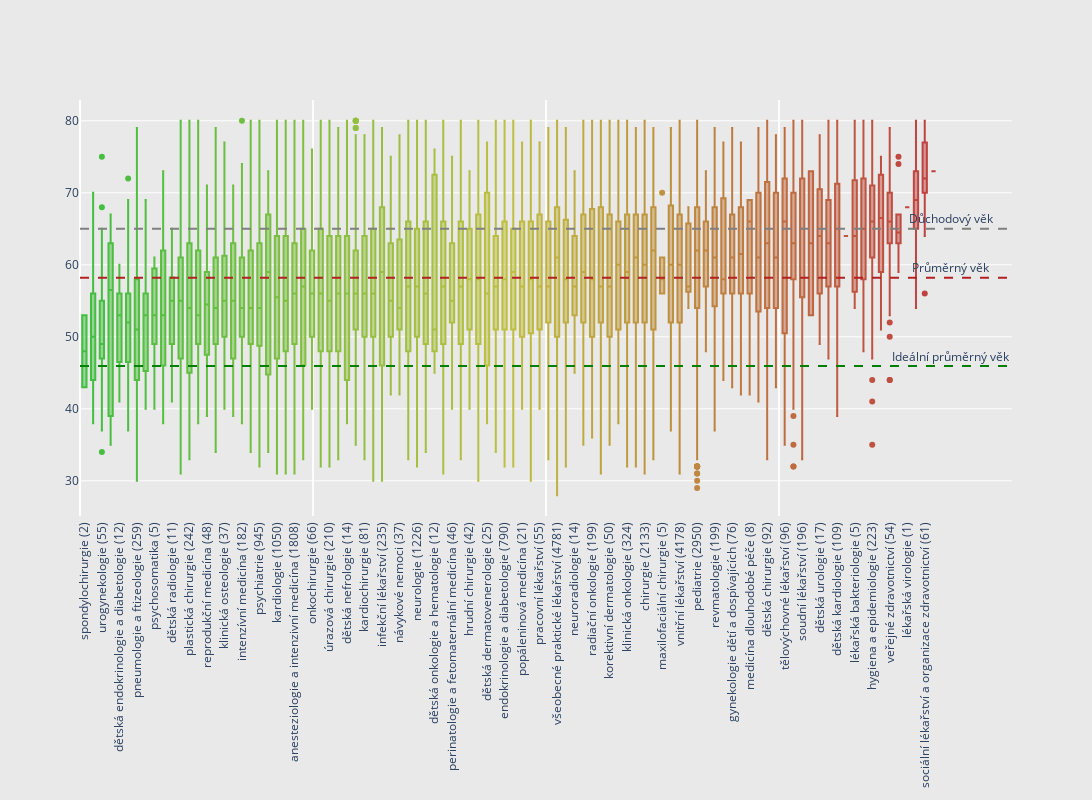

Notebook cell for this chart:
### Code cell
N = doctors_no_na.medical_specialty.nunique()     # Number of boxes

c = ['hsl('+str(h)+',50%'+',50%)' for h in np.linspace(120, 0, N)]


# Sort medical specialties by age
med_specialties = doctors_no_na.groupby('medical_specialty')['age_estimate'].mean()
med_specialties_sorted = med_specialties.sort_values().index

# Compute age mean
mean_age = doctors_no_na.age_estimate.mean()
optimal_mean_age = (65 + students[students.graduated == True].age_end.mean())/2

# Each box is represented by a dict that contains the data, the type, and the colour.
# Use list comprehension to describe N boxes, each with a different colour and with different randomly generated data:
fig = go.Figure(data=[go.Box(
    y=doctors_no_na[doctors_no_na.medical_specialty == ms].age_estimate.to_list(),
    marker_color=c[i],
    name=f'{ms} ({len(doctors_no_na[doctors_no_na.medical_specialty == ms])}) '
    ) for i, ms in enumerate(med_specialties_sorted)])

# format the layout
fig.update_layout(
    xaxis=dict(showgrid=False),
    yaxis=dict(zeroline=False, gridcolor='white'),
    paper_bgcolor='rgb(233,233,233)',
    plot_bgcolor='rgb(233,233,233)',
    autosize=False,
    width=2000,
    height=800,
    showlegend=False,
)
fig.update_xaxes(tickangle=-90)


# Real age mean
fig.layout.xaxis2 = go.layout.XAxis(overlaying='x', range=[0, 2], showticklabels=False)
fig.add_scatter(x = [0, 2], y = [mean_age, mean_age], mode='lines', xaxis='x2',
                            showlegend=False, line=dict(dash='dash', color = "firebrick", width = 2))
fig.add_annotation(x=N+1, y=mean_age,
            text="Průměrný věk",
            showarrow=False,
            yshift=10)

# Optimal age mean
fig.layout.xaxis3 = go.layout.XAxis(overlaying='x', range=[0, 2], showticklabels=False)
fig.add_scatter(x = [0, 2], y = [optimal_mean_age, optimal_mean_age], mode='lines', xaxis='x3',
                            showlegend=False, line=dict(dash='dash', color = "green", width = 2))
fig.add_annotation(x=N+1, y=optimal_mean_age,
            text="Ideální průměrný věk",
            showarrow=False,
            yshift=10)

fig.layout.xaxis4 = go.layout.XAxis(overlaying='x', range=[0, 2], showticklabels=False)
fig.add_scatter(x = [0, 2], y = [65, 65], mode='lines', xaxis='x4',
                            showlegend=False, line=dict(dash='dash', color = "gray", width = 2))
fig.add_annotation(x=N+1, y=65,
            text="Důchodový věk",
            showarrow=False,
            yshift=10)

fig.show()

fig.write_html(IMAGE_PATH+"medical_specialty.html")

### Figure 1 — Plotly figure (JSON) as saved in the notebook; plotly's stock layout.template omitted (floating-point values rounded to 4 significant figures; data arrays with more than 128 entries replaced by an {"elided": "..."} marker saying what was removed)
{"data": [{"marker": {"color": "hsl(120.0,50%,50%)"}, "name": "spondylochirurgie (2) ", "type": "box", "y": [53, 43]}, {"marker": {"color": "hsl(118.76288659793815,50%,50%)"}, "name": "dětská gastroenterologie a hepatologie (22) ", "type": "box", "y": [55, 55, 42, 44, 43, 49, 44, 54, 60, 51, 70, 38, 51, 41, 65, 56, 61, 49, 41, 45, 56, 49]}, {"marker": {"color": "hsl(117.52577319587628,50%,50%)"}, "name": "urogynekologie (55) ", "type": "box", "y": [49, 49, 63, 41, 75, 48, 48, 49, 49, 68, 55, 53, 53, 47, 37, 64, 55, 54, 54, 54, 44, 44, 48, 57, 57, 60, 60, 64, 62, 41, 51, 51, 46, 46, 55, 48, 48, 34, 49, 49, 49, 49, 44, 48, 43, 43, 56, 56, 47, 65, 39, 52, 47, 54, 49]}, {"marker": {"color": "hsl(116.28865979381443,50%,50%)"}, "name": "onkourologie (10) ", "type": "box", "y": [63, 63, 39, 39, 58, 58, 55, 39, 67, 35]}, {"marker": {"color": "hsl(115.05154639175258,50%,50%)"}, "name": "dětská endokrinologie a diabetologie (12) ", "type": "box", "y": [41, 41, 53, 53, 56, 47, 60, 60, 46, 56, 54, 53]}, {"marker": {"color": "hsl(113.81443298969072,50%,50%)"}, "name": "gerontopsychiatrie (44) ", "type": "box", "y": [52, 52, 52, 64, 42, 41, 53, 50, 61, 61, 42, 72, 43, 60, 46, 47, 47, 47, 46, 40, 40, 51, 62, 57, 63, 55, 49, 49, 42, 62, 55, 55, 58, 53, 46, 37, 52, 51, 69, 49, 53, 53, 48, 55]}, {"marker": {"color": "hsl(112.57731958762886,50%,50%)"}, "name": "pneumologie a ftizeologie (259) ", "type": "box", "y": {"elided": "259 int values"}}, {"marker": {"color": "hsl(111.34020618556701,50%,50%)"}, "name": "onkogynekologie (35) ", "type": "box", "y": [63, 61, 44, 49, 47, 56, 68, 68, 56, 56, 45, 41, 57, 53, 53, 40, 41, 55, 55, 56, 50, 51, 67, 47, 47, 64, 56, 69, 41, 41, 56, 45, 46, 48, 45]}, {"marker": {"color": "hsl(110.10309278350516,50%,50%)"}, "name": "psychosomatika (5) ", "type": "box", "y": [52, 59, 61, 53, 40]}, {"marker": {"color": "hsl(108.8659793814433,50%,50%)"}, "name": "klinická výživa a intenzivní metabolická péče (84) ", "type": "box", "y": [38, 38, 64, 63, 57, 66, 64, 64, 63, 63, 43, 56, 47, 47, 64, 64, 64, 41, 54, 61, 47, 47, 45, 45, 63, 49, 49, 48, 62, 52, 47, 55, 56, 45, 45, 45, 45, 42, 38, 45, 55, 51, 39, 49, 63, 46, 51, 55, 40, 46, 47, 73, 73, 51, 51, 72, 54, 46, 46, 54, 53, 57, 41, 45, 53, 60, 63, 47, 65, 62, 62, 46, 63, 51, 53, 53, 66, 58, 60, 57, 57, 57, 43, 49]}, {"marker": {"color": "hsl(107.62886597938144,50%,50%)"}, "name": "dětská radiologie (11) ", "type": "box", "y": [41, 55, 64, 56, 56, 65, 49, 49, 49, 49, 59]}, {"marker": {"color": "hsl(106.39175257731958,50%,50%)"}, "name": "rehabilitační a fyzikální medicína (550) ", "type": "box", "y": {"elided": "550 int values"}}, {"marker": {"color": "hsl(105.15463917525773,50%,50%)"}, "name": "plastická chirurgie (242) ", "type": "box", "y": {"elided": "242 int values"}}, {"marker": {"color": "hsl(103.91752577319588,50%,50%)"}, "name": "algeziologie (47) ", "type": "box", "y": [49, 49, 42, 42, 42, 80, 47, 53, 53, 53, 56, 56, 52, 39, 39, 62, 59, 49, 49, 50, 70, 53, 57, 67, 59, 62, 49, 40, 65, 41, 54, 52, 52, 71, 53, 53, 53, 52, 44, 38, 63, 66, 66, 66, 63, 59, 64]}, {"marker": {"color": "hsl(102.68041237113403,50%,50%)"}, "name": "reprodukční medicína (48) ", "type": "box", "y": [39, 47, 47, 54, 43, 43, 59, 59, 53, 50, 50, 50, 41, 62, 52, 58, 62, 62, 57, 57, 46, 54, 44, 44, 59, 57, 57, 48, 71, 61, 43, 43, 68, 68, 52, 59, 59, 59, 54, 57, 53, 43, 55, 60, 60, 68, 68, 54]}, {"marker": {"color": "hsl(101.44329896907216,50%,50%)"}, "name": "angiologie (156) ", "type": "box", "y": {"elided": "156 int values"}}, {"marker": {"color": "hsl(100.20618556701031,50%,50%)"}, "name": "klinická osteologie (37) ", "type": "box", "y": [40, 51, 77, 41, 61, 60, 53, 48, 55, 62, 56, 40, 52, 52, 52, 56, 57, 50, 50, 55, 55, 62, 62, 55, 47, 47, 64, 59, 59, 64, 64, 64, 64, 42, 51, 50, 52]}, {"marker": {"color": "hsl(98.96907216494846,50%,50%)"}, "name": "koloproktologie (17) ", "type": "box", "y": [47, 39, 46, 55, 63, 63, 47, 47, 69, 67, 44, 53, 71, 52, 56, 56, 59]}, {"marker": {"color": "hsl(97.73195876288659,50%,50%)"}, "name": "intenzívní medicína (182) ", "type": "box", "y": {"elided": "182 int values"}}, {"marker": {"color": "hsl(96.49484536082474,50%,50%)"}, "name": "paliativní medicína (154) ", "type": "box", "y": {"elided": "154 int values"}}, {"marker": {"color": "hsl(95.25773195876289,50%,50%)"}, "name": "psychiatrie (945) ", "type": "box", "y": {"elided": "945 int values"}}, {"marker": {"color": "hsl(94.02061855670104,50%,50%)"}, "name": "dětská pneumologie (7) ", "type": "box", "y": [59, 73, 43, 69, 34, 61, 50]}, {"marker": {"color": "hsl(92.78350515463917,50%,50%)"}, "name": "kardiologie (1050) ", "type": "box", "y": {"elided": "1050 int values"}}, {"marker": {"color": "hsl(91.54639175257732,50%,50%)"}, "name": "urologie (616) ", "type": "box", "y": {"elided": "616 int values"}}, {"marker": {"color": "hsl(90.30927835051546,50%,50%)"}, "name": "anesteziologie a intenzivní medicína (1808) ", "type": "box", "y": {"elided": "1808 int values"}}, {"marker": {"color": "hsl(89.0721649484536,50%,50%)"}, "name": "gastroenterologie (530) ", "type": "box", "y": {"elided": "530 int values"}}, {"marker": {"color": "hsl(87.83505154639175,50%,50%)"}, "name": "onkochirurgie (66) ", "type": "box", "y": [54, 52, 52, 68, 68, 73, 64, 64, 64, 47, 50, 46, 50, 42, 63, 63, 52, 46, 56, 65, 76, 62, 62, 62, 62, 52, 57, 68, 51, 51, 51, 61, 61, 57, 57, 48, 48, 64, 64, 67, 44, 44, 53, 66, 51, 46, 62, 44, 62, 59, 59, 53, 53, 50, 54, 56, 56, 54, 64, 49, 47, 59, 40, 40, 50, 59]}, {"marker": {"color": "hsl(86.5979381443299,50%,50%)"}, "name": "oftalmologie (1094) ", "type": "box", "y": {"elided": "1094 int values"}}, {"marker": {"color": "hsl(85.36082474226804,50%,50%)"}, "name": "úrazová chirurgie (210) ", "type": "box", "y": {"elided": "210 int values"}}, {"marker": {"color": "hsl(84.12371134020619,50%,50%)"}, "name": "neurochirurgie (124) ", "type": "box", "y": [51, 52, 64, 64, 59, 64, 76, 48, 54, 47, 47, 63, 48, 69, 42, 68, 55, 50, 51, 52, 53, 65, 51, 67, 59, 48, 60, 40, 68, 63, 69, 76, 52, 59, 48, 41, 57, 56, 56, 73, 52, 68, 61, 54, 54, 57, 44, 54, 54, 43, 48, 48, 68, 48, 59, 66, 75, 63, 64, 58, 41, 44, 39, 47, 48, 40, 40, 75, 55, 48, 46, 56, 43, 38, 52, 61, 61, 66, 52, 44, 68, 77, 64, 64, 52, 43, 58, 58, 51, 57, 59, 60, 63, 53, 48, 79, 53, 59, 59, 59, 59, 59, 59, 54, 54, 66, 69, 72, 69, 57, 64, 39, 57, 57, 71, 76, 53, 33, 39, 50, 44, 51, 51, 67]}, {"marker": {"color": "hsl(82.88659793814432,50%,50%)"}, "name": "dětská nefrologie (14) ", "type": "box", "y": [38, 64, 59, 62, 73, 46, 53, 80, 44, 50, 44, 60, 78, 40]}, {"marker": {"color": "hsl(81.64948453608247,50%,50%)"}, "name": "urgentní medicína (1111) ", "type": "box", "y": {"elided": "1111 int values"}}, {"marker": {"color": "hsl(80.41237113402062,50%,50%)"}, "name": "kardiochirurgie (81) ", "type": "box", "y": [63, 33, 56, 67, 67, 67, 36, 45, 75, 75, 46, 47, 64, 73, 53, 50, 51, 54, 49, 55, 60, 60, 60, 61, 42, 64, 63, 61, 47, 58, 71, 50, 73, 57, 65, 51, 45, 55, 52, 53, 48, 58, 36, 35, 45, 65, 67, 60, 70, 55, 47, 62, 76, 66, 52, 50, 61, 54, 45, 78, 46, 50, 50, 63, 63, 66, 54, 66, 38, 55, 57, 75, 43, 64, 52, 49, 55, 58, 58, 55, 75]}, {"marker": {"color": "hsl(79.17525773195877,50%,50%)"}, "name": "radiologie a zobrazovací metody (986) ", "type": "box", "y": {"elided": "986 int values"}}, {"marker": {"color": "hsl(77.93814432989691,50%,50%)"}, "name": "infekční lékařství (235) ", "type": "box", "y": {"elided": "235 int values"}}, {"marker": {"color": "hsl(76.70103092783505,50%,50%)"}, "name": "intervenční radiologie (49) ", "type": "box", "y": [49, 53, 53, 54, 50, 56, 44, 68, 68, 60, 45, 62, 62, 62, 55, 72, 68, 57, 55, 55, 50, 50, 54, 49, 47, 49, 65, 64, 54, 54, 50, 70, 75, 47, 47, 47, 55, 69, 71, 63, 61, 63, 60, 60, 54, 72, 57, 42, 46]}, {"marker": {"color": "hsl(75.4639175257732,50%,50%)"}, "name": "návykové nemoci (37) ", "type": "box", "y": [68, 42, 69, 46, 58, 58, 48, 48, 51, 51, 58, 58, 54, 54, 77, 78, 58, 42, 42, 50, 73, 66, 51, 43, 63, 53, 53, 53, 53, 59, 57, 77, 54, 65, 62, 66, 52]}, {"marker": {"color": "hsl(74.22680412371133,50%,50%)"}, "name": "ortopedie a traumatologie pohybového ústrojí (1119) ", "type": "box", "y": {"elided": "1119 int values"}}, {"marker": {"color": "hsl(72.98969072164948,50%,50%)"}, "name": "neurologie (1226) ", "type": "box", "y": {"elided": "1226 int values"}}, {"marker": {"color": "hsl(71.75257731958763,50%,50%)"}, "name": "cévní chirurgie (194) ", "type": "box", "y": {"elided": "194 int values"}}, {"marker": {"color": "hsl(70.51546391752578,50%,50%)"}, "name": "dětská onkologie a hematologie (12) ", "type": "box", "y": [76, 46, 45, 45, 56, 51, 51, 72, 50, 50, 73, 73]}, {"marker": {"color": "hsl(69.27835051546391,50%,50%)"}, "name": "dermatovenerologie (697) ", "type": "box", "y": {"elided": "697 int values"}}, {"marker": {"color": "hsl(68.04123711340206,50%,50%)"}, "name": "perinatologie a fetomaternální medicína (46) ", "type": "box", "y": [63, 63, 52, 75, 74, 74, 74, 74, 74, 55, 55, 56, 56, 64, 59, 51, 51, 51, 62, 53, 52, 41, 46, 67, 59, 52, 52, 56, 56, 59, 49, 49, 53, 40, 69, 66, 59, 52, 40, 55, 55, 50, 71, 53, 53, 53]}, {"marker": {"color": "hsl(66.8041237113402,50%,50%)"}, "name": "patologie (269) ", "type": "box", "y": {"elided": "269 int values"}}, {"marker": {"color": "hsl(65.56701030927834,50%,50%)"}, "name": "hrudní chirurgie (42) ", "type": "box", "y": [73, 64, 64, 56, 70, 62, 47, 45, 52, 61, 52, 72, 44, 44, 68, 51, 51, 51, 51, 67, 72, 65, 41, 40, 48, 60, 63, 52, 66, 62, 60, 53, 72, 54, 71, 72, 57, 47, 59, 59, 46, 51]}, {"marker": {"color": "hsl(64.3298969072165,50%,50%)"}, "name": "gynekologie a porodnictví (2205) ", "type": "box", "y": {"elided": "2205 int values"}}, {"marker": {"color": "hsl(63.092783505154635,50%,50%)"}, "name": "dětská dermatovenerologie (25) ", "type": "box", "y": [56, 56, 66, 42, 72, 44, 38, 68, 51, 77, 70, 46, 41, 70, 51, 48, 47, 74, 69, 46, 66, 76, 49, 46, 72]}, {"marker": {"color": "hsl(61.855670103092784,50%,50%)"}, "name": "alergologie a klinická imunologie (358) ", "type": "box", "y": {"elided": "358 int values"}}, {"marker": {"color": "hsl(60.618556701030926,50%,50%)"}, "name": "endokrinologie a diabetologie (790) ", "type": "box", "y": {"elided": "790 int values"}}, {"marker": {"color": "hsl(59.38144329896907,50%,50%)"}, "name": "nefrologie (320) ", "type": "box", "y": {"elided": "320 int values"}}, {"marker": {"color": "hsl(58.144329896907216,50%,50%)"}, "name": "popáleninová medicína (21) ", "type": "box", "y": [53, 60, 65, 77, 57, 55, 69, 69, 65, 71, 71, 51, 51, 51, 64, 40, 42, 65, 46, 47, 47]}, {"marker": {"color": "hsl(56.90721649484536,50%,50%)"}, "name": "otorinolaryngologie a chirurgie hlavy a krku (812) ", "type": "box", "y": {"elided": "812 int values"}}, {"marker": {"color": "hsl(55.670103092783506,50%,50%)"}, "name": "pracovní lékařství (55) ", "type": "box", "y": [62, 62, 66, 72, 72, 52, 61, 43, 43, 77, 71, 51, 57, 61, 54, 58, 67, 53, 53, 49, 62, 70, 55, 66, 40, 52, 70, 55, 41, 72, 67, 49, 49, 64, 56, 56, 61, 51, 45, 45, 44, 44, 58, 71, 77, 61, 48, 56, 68, 73, 46, 54, 54, 69, 69]}, {"marker": {"color": "hsl(54.43298969072164,50%,50%)"}, "name": "lékařská mikrobiologie (213) ", "type": "box", "y": {"elided": "213 int values"}}, {"marker": {"color": "hsl(53.19587628865979,50%,50%)"}, "name": "všeobecné praktické lékařství (4781) ", "type": "box", "y": {"elided": "4781 int values"}}, {"marker": {"color": "hsl(51.95876288659794,50%,50%)"}, "name": "geriatrie (221) ", "type": "box", "y": {"elided": "221 int values"}}, {"marker": {"color": "hsl(50.72164948453607,50%,50%)"}, "name": "neuroradiologie (14) ", "type": "box", "y": [64, 53, 53, 57, 57, 57, 45, 65, 73, 56, 56, 71, 53, 60]}, {"marker": {"color": "hsl(49.48453608247422,50%,50%)"}, "name": "hematologie a transfuzní lékařství (369) ", "type": "box", "y": {"elided": "369 int values"}}, {"marker": {"color": "hsl(48.24742268041237,50%,50%)"}, "name": "radiační onkologie (199) ", "type": "box", "y": {"elided": "199 int values"}}, {"marker": {"color": "hsl(47.01030927835052,50%,50%)"}, "name": "lékařská genetika (110) ", "type": "box", "y": [72, 53, 57, 57, 54, 70, 43, 43, 53, 52, 54, 39, 59, 69, 69, 69, 60, 48, 48, 38, 75, 69, 64, 41, 69, 70, 74, 74, 74, 80, 54, 46, 46, 39, 75, 76, 69, 64, 53, 48, 48, 71, 47, 62, 62, 55, 55, 55, 64, 64, 48, 56, 51, 74, 45, 51, 54, 56, 59, 53, 53, 64, 66, 51, 65, 68, 32, 50, 50, 69, 62, 62, 62, 62, 51, 60, 57, 57, 76, 61, 54, 74, 42, 47, 31, 74, 67, 57, 57, 64, 60, 60, 52, 68, 68, 68, 71, 71, 56, 56, 69, 64, 54, 63, 55, 55, 65, 53, 52, 53]}, {"marker": {"color": "hsl(45.77319587628865,50%,50%)"}, "name": "korektivní dermatologie (50) ", "type": "box", "y": [67, 59, 57, 57, 57, 57, 57, 57, 57, 75, 55, 53, 56, 48, 71, 69, 50, 35, 68, 56, 38, 75, 75, 75, 80, 49, 49, 62, 57, 57, 49, 51, 53, 75, 48, 76, 46, 46, 54, 54, 43, 43, 46, 60, 76, 67, 79, 67, 62, 63]}, {"marker": {"color": "hsl(44.5360824742268,50%,50%)"}, "name": "neonatologie (176) ", "type": "box", "y": {"elided": "176 int values"}}, {"marker": {"color": "hsl(43.29896907216495,50%,50%)"}, "name": "klinická onkologie (324) ", "type": "box", "y": {"elided": "324 int values"}}, {"marker": {"color": "hsl(42.061855670103085,50%,50%)"}, "name": "nukleární medicína (102) ", "type": "box", "y": [73, 76, 77, 60, 64, 65, 71, 53, 55, 62, 52, 66, 66, 76, 66, 62, 74, 60, 48, 68, 61, 56, 62, 61, 32, 62, 64, 44, 64, 54, 62, 77, 43, 60, 38, 79, 60, 62, 53, 67, 70, 75, 58, 41, 43, 56, 65, 74, 68, 43, 48, 62, 58, 63, 62, 56, 50, 68, 40, 36, 54, 75, 67, 68, 63, 40, 53, 66, 46, 52, 67, 57, 59, 61, 54, 59, 50, 51, 48, 73, 42, 54, 66, 33, 73, 46, 46, 47, 66, 55, 65, 63, 56, 52, 73, 58, 77, 69, 61, 37, 73, 69]}, {"marker": {"color": "hsl(40.824742268041234,50%,50%)"}, "name": "chirurgie (2133) ", "type": "box", "y": {"elided": "2133 int values"}}, {"marker": {"color": "hsl(39.58762886597938,50%,50%)"}, "name": "sexuologie (62) ", "type": "box", "y": [63, 67, 67, 67, 60, 68, 77, 74, 79, 45, 45, 64, 48, 41, 50, 50, 53, 65, 64, 77, 76, 51, 72, 68, 70, 61, 53, 53, 53, 53, 67, 42, 70, 51, 51, 57, 55, 65, 65, 65, 75, 55, 64, 51, 68, 46, 33, 68, 70, 63, 40, 52, 44, 44, 79, 68, 68, 53, 53, 68, 50, 55]}, {"marker": {"color": "hsl(38.35051546391752,50%,50%)"}, "name": "maxilofaciální chirurgie (5) ", "type": "box", "y": [56, 56, 70, 58, 58]}, {"marker": {"color": "hsl(37.113402061855666,50%,50%)"}, "name": "dětská psychiatrie (117) ", "type": "box", "y": [58, 61, 52, 52, 75, 62, 69, 51, 50, 74, 74, 61, 62, 67, 66, 69, 47, 59, 59, 57, 68, 47, 78, 56, 63, 79, 65, 38, 64, 49, 53, 56, 63, 72, 67, 60, 79, 57, 55, 67, 41, 64, 72, 57, 58, 45, 52, 52, 73, 70, 58, 75, 75, 74, 70, 69, 71, 68, 68, 44, 38, 38, 49, 48, 46, 63, 63, 46, 37, 43, 72, 78, 57, 57, 71, 72, 62, 75, 63, 63, 58, 62, 59, 59, 43, 76, 52, 50, 50, 45, 61, 73, 74, 57, 69, 69, 50, 50, 53, 63, 56, 56, 58, 63, 54, 40, 77, 39, 56, 38, 67, 41, 53, 53, 67, 61, 64]}, {"marker": {"color": "hsl(35.876288659793815,50%,50%)"}, "name": "vnitřní lékařství (4178) ", "type": "box", "y": {"elided": "4178 int values"}}, {"marker": {"color": "hsl(34.63917525773195,50%,50%)"}, "name": "dětská revmatologie (5) ", "type": "box", "y": [57, 57, 68, 54, 65]}, {"marker": {"color": "hsl(33.4020618556701,50%,50%)"}, "name": "pediatrie (2950) ", "type": "box", "y": {"elided": "2950 int values"}}, {"marker": {"color": "hsl(32.16494845360825,50%,50%)"}, "name": "hyperbarická medicína a oxygenoterapie (22) ", "type": "box", "y": [57, 48, 48, 69, 51, 60, 62, 59, 67, 62, 70, 63, 73, 60, 57, 50, 50, 70, 64, 64, 64, 66]}, {"marker": {"color": "hsl(30.927835051546396,50%,50%)"}, "name": "revmatologie (199) ", "type": "box", "y": {"elided": "199 int values"}}, {"marker": {"color": "hsl(29.69072164948453,50%,50%)"}, "name": "klinická farmakologie (23) ", "type": "box", "y": [47, 55, 57, 57, 55, 75, 75, 57, 51, 67, 56, 65, 57, 44, 73, 58, 70, 74, 77, 58, 58, 58, 56]}, {"marker": {"color": "hsl(28.45360824742268,50%,50%)"}, "name": "gynekologie dětí a dospívajících (76) ", "type": "box", "y": [64, 61, 61, 64, 47, 47, 64, 57, 56, 56, 68, 68, 55, 64, 59, 60, 60, 73, 55, 57, 59, 65, 61, 47, 63, 63, 63, 69, 69, 69, 67, 78, 72, 78, 50, 70, 71, 57, 78, 53, 53, 53, 48, 77, 52, 62, 58, 68, 68, 66, 67, 60, 44, 59, 59, 59, 63, 47, 61, 61, 61, 61, 46, 56, 74, 64, 79, 61, 62, 62, 54, 56, 79, 58, 43, 43]}, {"marker": {"color": "hsl(27.216494845360828,50%,50%)"}, "name": "foniatrie (90) ", "type": "box", "y": [59, 67, 56, 69, 71, 71, 71, 67, 57, 73, 62, 62, 62, 48, 67, 77, 61, 55, 68, 59, 67, 68, 76, 76, 56, 48, 72, 42, 72, 53, 69, 58, 57, 57, 57, 59, 54, 54, 70, 69, 53, 53, 54, 58, 64, 50, 60, 73, 55, 58, 58, 55, 50, 50, 58, 52, 56, 72, 54, 66, 66, 62, 71, 66, 76, 74, 59, 59, 59, 45, 56, 55, 55, 65, 65, 68, 62, 62, 62, 62, 63, 63, 63, 58, 60, 68, 53, 53, 70, 70]}, {"marker": {"color": "hsl(25.979381443298962,50%,50%)"}, "name": "medicína dlouhodobé péče (8) ", "type": "box", "y": [48, 64, 64, 69, 68, 42, 69, 69]}, {"marker": {"color": "hsl(24.74226804123711,50%,50%)"}, "name": "klinická biochemie (155) ", "type": "box", "y": {"elided": "155 int values"}}, {"marker": {"color": "hsl(23.50515463917526,50%,50%)"}, "name": "dětská chirurgie (92) ", "type": "box", "y": [67, 73, 48, 48, 65, 72, 54, 62, 68, 77, 78, 69, 75, 51, 56, 79, 79, 69, 64, 48, 50, 34, 56, 43, 53, 48, 72, 68, 71, 33, 62, 52, 64, 43, 56, 56, 63, 55, 67, 39, 66, 56, 77, 77, 46, 72, 61, 61, 78, 61, 63, 63, 58, 62, 62, 67, 67, 74, 44, 44, 49, 76, 49, 76, 41, 61, 54, 54, 63, 63, 57, 72, 69, 60, 62, 46, 63, 46, 62, 73, 65, 65, 80, 67, 77, 75, 59, 79, 79, 66, 65, 72]}, {"marker": {"color": "hsl(22.268041237113394,50%,50%)"}, "name": "dětská otorinolaryngologie (62) ", "type": "box", "y": [69, 44, 61, 61, 75, 72, 72, 52, 52, 48, 48, 78, 68, 50, 68, 70, 61, 54, 78, 62, 47, 61, 61, 56, 70, 57, 52, 52, 74, 43, 57, 57, 60, 68, 68, 66, 68, 73, 76, 76, 76, 76, 70, 44, 44, 52, 59, 70, 72, 59, 59, 59, 71, 66, 66, 61, 53, 73, 54, 63, 54, 50]}, {"marker": {"color": "hsl(21.030927835051543,50%,50%)"}, "name": "tělovýchovné lékařství (96) ", "type": "box", "y": [47, 35, 35, 45, 45, 45, 77, 54, 79, 66, 57, 76, 76, 76, 66, 61, 47, 47, 47, 63, 73, 42, 72, 45, 35, 68, 47, 47, 79, 65, 65, 45, 68, 69, 76, 62, 70, 70, 54, 65, 67, 72, 79, 69, 70, 52, 52, 71, 43, 77, 41, 41, 72, 61, 67, 74, 56, 56, 63, 67, 75, 43, 73, 65, 68, 43, 62, 69, 78, 70, 54, 54, 70, 68, 75, 75, 66, 66, 78, 76, 70, 70, 43, 66, 77, 76, 50, 49, 49, 79, 79, 68, 69, 51, 56, 67]}, {"marker": {"color": "hsl(19.79381443298969,50%,50%)"}, "name": "dětská neurologie (158) ", "type": "box", "y": {"elided": "158 int values"}}, {"marker": {"color": "hsl(18.556701030927826,50%,50%)"}, "name": "soudní lékařství (196) ", "type": "box", "y": {"elided": "196 int values"}}, {"marker": {"color": "hsl(17.319587628865975,50%,50%)"}, "name": "vaskulární intervenční radiologie (2) ", "type": "box", "y": [53, 73]}, {"marker": {"color": "hsl(16.082474226804123,50%,50%)"}, "name": "dětská urologie (17) ", "type": "box", "y": [64, 64, 53, 72, 53, 72, 70, 61, 49, 49, 73, 57, 64, 63, 67, 78, 63]}, {"marker": {"color": "hsl(14.845360824742258,50%,50%)"}, "name": "tuberkulóza a respirační nemoci (372) ", "type": "box", "y": {"elided": "372 int values"}}, {"marker": {"color": "hsl(13.608247422680407,50%,50%)"}, "name": "dětská kardiologie (109) ", "type": "box", "y": [44, 68, 69, 69, 72, 77, 61, 66, 57, 77, 70, 72, 72, 66, 68, 69, 73, 75, 79, 66, 66, 66, 66, 71, 74, 62, 61, 61, 49, 57, 55, 68, 68, 59, 65, 61, 75, 80, 62, 44, 57, 54, 54, 62, 62, 77, 58, 70, 59, 59, 74, 59, 59, 39, 69, 75, 72, 51, 70, 57, 64, 73, 46, 46, 74, 53, 78, 64, 63, 71, 73, 59, 73, 63, 63, 80, 78, 69, 60, 60, 60, 69, 79, 79, 41, 60, 68, 59, 51, 51, 44, 73, 67, 67, 42, 42, 65, 65, 67, 76, 43, 79, 53, 53, 53, 53, 53, 53, 62]}, {"marker": {"color": "hsl(12.371134020618555,50%,50%)"}, "name": "biomedicinská kybernetika (1) ", "type": "box", "y": [64]}, {"marker": {"color": "hsl(11.13402061855669,50%,50%)"}, "name": "lékařská bakteriologie (5) ", "type": "box", "y": [57, 64, 69, 54, 80]}, {"marker": {"color": "hsl(9.896907216494839,50%,50%)"}, "name": "fyziatrie, balneologie a léčebná rehabilitace (527) ", "type": "box", "y": {"elided": "527 int values"}}, {"marker": {"color": "hsl(8.659793814432987,50%,50%)"}, "name": "hygiena a epidemiologie (223) ", "type": "box", "y": {"elided": "223 int values"}}, {"marker": {"color": "hsl(7.422680412371136,50%,50%)"}, "name": "dětská hygiena (8) ", "type": "box", "y": [53, 75, 75, 66, 67, 51, 70, 65]}, {"marker": {"color": "hsl(6.185567010309271,50%,50%)"}, "name": "veřejné zdravotnictví (54) ", "type": "box", "y": [57, 69, 68, 76, 76, 66, 63, 63, 52, 72, 44, 71, 74, 63, 63, 67, 61, 63, 66, 74, 58, 58, 79, 70, 44, 70, 74, 69, 62, 53, 69, 69, 66, 65, 60, 61, 61, 66, 69, 77, 69, 74, 70, 64, 70, 65, 68, 50, 63, 69, 69, 69, 65, 65]}, {"marker": {"color": "hsl(4.948453608247419,50%,50%)"}, "name": "tuberkulóza a respirační nemoci v dětském věku (14) ", "type": "box", "y": [67, 67, 63, 65, 64, 64, 66, 63, 63, 63, 59, 67, 75, 74]}, {"marker": {"color": "hsl(3.711340206185568,50%,50%)"}, "name": "lékařská virologie (1) ", "type": "box", "y": [68]}, {"marker": {"color": "hsl(2.4742268041237025,50%,50%)"}, "name": "lékařská imunologie (183) ", "type": "box", "y": {"elided": "183 int values"}}, {"marker": {"color": "hsl(1.2371134020618513,50%,50%)"}, "name": "sociální lékařství a organizace zdravotnictví (61) ", "type": "box", "y": [70, 79, 71, 71, 74, 74, 79, 71, 71, 71, 71, 72, 72, 72, 72, 72, 77, 74, 70, 79, 71, 80, 75, 79, 80, 75, 69, 69, 69, 71, 71, 68, 70, 73, 73, 80, 68, 77, 77, 79, 77, 56, 78, 80, 77, 78, 75, 67, 75, 75, 70, 73, 79, 64, 64, 67, 72, 73, 67, 69, 68]}, {"marker": {"color": "hsl(0.0,50%,50%)"}, "name": "lékařská parazitologie (1) ", "type": "box", "y": [73]}, {"line": {"color": "firebrick", "dash": "dash", "width": 2}, "mode": "lines", "showlegend": false, "type": "scatter", "x": [0, 2], "xaxis": "x2", "y": [58.22, 58.22]}, {"line": {"color": "green", "dash": "dash", "width": 2}, "mode": "lines", "showlegend": false, "type": "scatter", "x": [0, 2], "xaxis": "x3", "y": [45.93, 45.93]}, {"line": {"color": "gray", "dash": "dash", "width": 2}, "mode": "lines", "showlegend": false, "type": "scatter", "x": [0, 2], "xaxis": "x4", "y": [65, 65]}], "layout": {"annotations": [{"showarrow": false, "text": "Průměrný věk", "x": 99, "y": 58.22, "yshift": 10}, {"showarrow": false, "text": "Ideální průměrný věk", "x": 99, "y": 45.93, "yshift": 10}, {"showarrow": false, "text": "Důchodový věk", "x": 99, "y": 65, "yshift": 10}], "autosize": false, "height": 800, "paper_bgcolor": "rgb(233,233,233)", "plot_bgcolor": "rgb(233,233,233)", "showlegend": false, "width": 2000, "xaxis": {"showgrid": false, "tickangle": -90}, "xaxis2": {"overlaying": "x", "range": [0, 2], "showticklabels": false}, "xaxis3": {"overlaying": "x", "range": [0, 2], "showticklabels": false}, "xaxis4": {"overlaying": "x", "range": [0, 2], "showticklabels": false}, "yaxis": {"gridcolor": "white", "zeroline": false}}}
